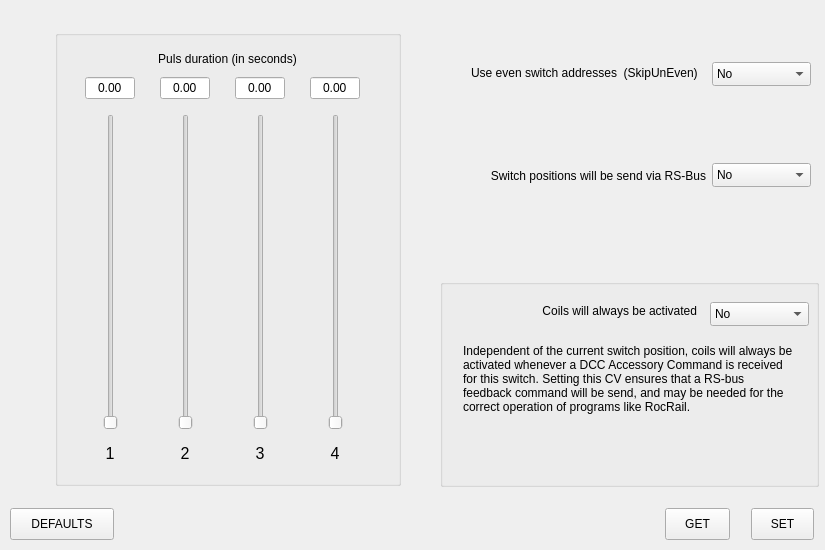
<?xml version='1.0' encoding='UTF-8'?>
<ui version="4.0">
 <class>SwitchTab</class>
 <widget class="QWidget" name="SwitchTab">
  <property name="geometry">
   <rect>
    <x>0</x>
    <y>0</y>
    <width>825</width>
    <height>550</height>
   </rect>
  </property>
  <widget class="QGroupBox" name="groupBox1">
   <property name="geometry">
    <rect>
     <x>55</x>
     <y>30</y>
     <width>346</width>
     <height>456</height>
    </rect>
   </property>
   <widget class="QSlider" name="cv3Slider">
    <property name="geometry">
     <rect>
      <x>44</x>
      <y>84</y>
      <width>24</width>
      <height>316</height>
     </rect>
    </property>
    <property name="orientation">
     <enum>Qt::Vertical</enum>
    </property>
    <property name="minimum">
     <number>0</number>
    </property>
    <property name="maximum">
     <number>255</number>
    </property>
   </widget>
   <widget class="QSlider" name="cv5Slider">
    <property name="geometry">
     <rect>
      <x>194</x>
      <y>84</y>
      <width>24</width>
      <height>316</height>
     </rect>
    </property>
    <property name="orientation">
     <enum>Qt::Vertical</enum>
    </property>
    <property name="minimum">
     <number>0</number>
    </property>
    <property name="maximum">
     <number>255</number>
    </property>
   </widget>
   <widget class="QSlider" name="cv6Slider">
    <property name="geometry">
     <rect>
      <x>269</x>
      <y>84</y>
      <width>24</width>
      <height>316</height>
     </rect>
    </property>
    <property name="orientation">
     <enum>Qt::Vertical</enum>
    </property>
    <property name="minimum">
     <number>0</number>
    </property>
    <property name="maximum">
     <number>255</number>
    </property>
   </widget>
   <widget class="QSlider" name="cv4Slider">
    <property name="geometry">
     <rect>
      <x>119</x>
      <y>84</y>
      <width>24</width>
      <height>316</height>
     </rect>
    </property>
    <property name="orientation">
     <enum>Qt::Vertical</enum>
    </property>
    <property name="minimum">
     <number>0</number>
    </property>
    <property name="maximum">
     <number>255</number>
    </property>
   </widget>
   <widget class="QDoubleSpinBox" name="cv3Text">
    <property name="buttonSymbols">
     <enum>QAbstractSpinBox::NoButtons</enum>
    </property>
    <property name="alignment">
     <set>Qt::AlignCenter</set>
    </property>
    <property name="geometry">
     <rect>
      <x>30</x>
      <y>46</y>
      <width>50</width>
      <height>24</height>
     </rect>
    </property>
    <property name="decimals">
     <number>2</number>
    </property>
    <property name="maximum">
     <double>2.55</double>
    </property>
    <property name="singleStep">
     <double>0.02</double>
    </property>
    <property name="alignment">
     <set>Qt::AlignHCenter|Qt::AlignVCenter</set>
    </property>
   </widget>
   <widget class="QDoubleSpinBox" name="cv4Text">
    <property name="buttonSymbols">
     <enum>QAbstractSpinBox::NoButtons</enum>
    </property>
    <property name="alignment">
     <set>Qt::AlignCenter</set>
    </property>
    <property name="geometry">
     <rect>
      <x>105</x>
      <y>46</y>
      <width>50</width>
      <height>24</height>
     </rect>
    </property>
    <property name="decimals">
     <number>2</number>
    </property>
    <property name="maximum">
     <double>2.55</double>
    </property>
    <property name="singleStep">
     <double>0.02</double>
    </property>
    <property name="alignment">
     <set>Qt::AlignHCenter|Qt::AlignVCenter</set>
    </property>
   </widget>
   <widget class="QDoubleSpinBox" name="cv5Text">
    <property name="buttonSymbols">
     <enum>QAbstractSpinBox::NoButtons</enum>
    </property>
    <property name="alignment">
     <set>Qt::AlignCenter</set>
    </property>
    <property name="geometry">
     <rect>
      <x>180</x>
      <y>46</y>
      <width>50</width>
      <height>24</height>
     </rect>
    </property>
    <property name="decimals">
     <number>2</number>
    </property>
    <property name="maximum">
     <double>2.55</double>
    </property>
    <property name="singleStep">
     <double>0.02</double>
    </property>
    <property name="alignment">
     <set>Qt::AlignHCenter|Qt::AlignVCenter</set>
    </property>
   </widget>
   <widget class="QDoubleSpinBox" name="cv6Text">
    <property name="buttonSymbols">
     <enum>QAbstractSpinBox::NoButtons</enum>
    </property>
    <property name="alignment">
     <set>Qt::AlignCenter</set>
    </property>
    <property name="geometry">
     <rect>
      <x>255</x>
      <y>46</y>
      <width>50</width>
      <height>24</height>
     </rect>
    </property>
    <property name="decimals">
     <number>2</number>
    </property>
    <property name="maximum">
     <double>2.55</double>
    </property>
    <property name="singleStep">
     <double>0.02</double>
    </property>
    <property name="alignment">
     <set>Qt::AlignHCenter|Qt::AlignVCenter</set>
    </property>
   </widget>
   <widget class="QLabel" name="label2">
    <property name="geometry">
     <rect>
      <x>30</x>
      <y>414</y>
      <width>50</width>
      <height>19</height>
     </rect>
    </property>
    <property name="text">
     <string>1</string>
    </property>
    <property name="alignment">
     <set>Qt::AlignHCenter|Qt::AlignVCenter</set>
    </property>
    <property name="font">
     <font>
      <pointsize>12</pointsize>
     </font>
    </property>
   </widget>
   <widget class="QLabel" name="label3">
    <property name="geometry">
     <rect>
      <x>105</x>
      <y>414</y>
      <width>50</width>
      <height>19</height>
     </rect>
    </property>
    <property name="text">
     <string>2</string>
    </property>
    <property name="alignment">
     <set>Qt::AlignHCenter|Qt::AlignVCenter</set>
    </property>
    <property name="font">
     <font>
      <pointsize>12</pointsize>
     </font>
    </property>
   </widget>
   <widget class="QLabel" name="label4">
    <property name="geometry">
     <rect>
      <x>180</x>
      <y>414</y>
      <width>50</width>
      <height>19</height>
     </rect>
    </property>
    <property name="text">
     <string>3</string>
    </property>
    <property name="alignment">
     <set>Qt::AlignHCenter|Qt::AlignVCenter</set>
    </property>
    <property name="font">
     <font>
      <pointsize>12</pointsize>
     </font>
    </property>
   </widget>
   <widget class="QLabel" name="label5">
    <property name="geometry">
     <rect>
      <x>255</x>
      <y>414</y>
      <width>50</width>
      <height>19</height>
     </rect>
    </property>
    <property name="text">
     <string>4</string>
    </property>
    <property name="alignment">
     <set>Qt::AlignHCenter|Qt::AlignVCenter</set>
    </property>
    <property name="font">
     <font>
      <pointsize>12</pointsize>
     </font>
    </property>
   </widget>
   <widget class="QLabel" name="label6">
    <property name="geometry">
     <rect>
      <x>33</x>
      <y>21</y>
      <width>279</width>
      <height>15</height>
     </rect>
    </property>
    <property name="text">
     <string>Puls duration (in seconds)</string>
    </property>
    <property name="alignment">
     <set>Qt::AlignHCenter|Qt::AlignVCenter</set>
    </property>
   </widget>
  </widget>
  <widget class="QPushButton" name="buttonSwitchTabSet">
   <property name="geometry">
    <rect>
     <x>751</x>
     <y>508</y>
     <width>63</width>
     <height>32</height>
    </rect>
   </property>
   <property name="text">
    <string>SET</string>
   </property>
  </widget>
  <widget class="QPushButton" name="buttonSwitchTabDefaults">
   <property name="geometry">
    <rect>
     <x>10</x>
     <y>508</y>
     <width>104</width>
     <height>32</height>
    </rect>
   </property>
   <property name="text">
    <string>DEFAULTS</string>
   </property>
  </widget>
  <widget class="QPushButton" name="buttonSwitchTabGet">
   <property name="geometry">
    <rect>
     <x>665</x>
     <y>508</y>
     <width>65</width>
     <height>32</height>
    </rect>
   </property>
   <property name="text">
    <string>GET</string>
   </property>
  </widget>
  <widget class="CenteredComboBox" name="comboSkipUnEven">
   <property name="geometry">
    <rect>
     <x>712</x>
     <y>62</y>
     <width>99</width>
     <height>24</height>
    </rect>
   </property>
   <item>
    <property name="text">
     <string>No</string>
    </property>
   </item>
   <item>
    <property name="text">
     <string>Yes</string>
    </property>
   </item>
  </widget>
  <widget class="CenteredComboBox" name="comboSendFB">
   <property name="geometry">
    <rect>
     <x>712</x>
     <y>163</y>
     <width>99</width>
     <height>24</height>
    </rect>
   </property>
   <item>
    <property name="text">
     <string>No</string>
    </property>
   </item>
   <item>
    <property name="text">
     <string>Yes</string>
    </property>
   </item>
  </widget>
  <widget class="QLabel" name="label7">
   <property name="geometry">
    <rect>
     <x>410</x>
     <y>65</y>
     <width>291</width>
     <height>16</height>
    </rect>
   </property>
   <property name="text">
    <string>Use even switch addresses  (SkipUnEven) </string>
   </property>
   <property name="alignment">
    <set>Qt::AlignRight|Qt::AlignVCenter</set>
   </property>
  </widget>
  <widget class="QLabel" name="label8">
   <property name="geometry">
    <rect>
     <x>452</x>
     <y>168</y>
     <width>254</width>
     <height>16</height>
    </rect>
   </property>
   <property name="text">
    <string>Switch positions will be send via RS-Bus</string>
   </property>
   <property name="alignment">
    <set>Qt::AlignRight|Qt::AlignVCenter</set>
   </property>
  </widget>
  <widget class="QGroupBox" name="groupBox9">
   <property name="geometry">
    <rect>
     <x>440</x>
     <y>279</y>
     <width>379</width>
     <height>208</height>
    </rect>
   </property>
   <property name="title">
    <string />
   </property>
   <widget class="CenteredComboBox" name="comboAlwaysAct">
    <property name="geometry">
     <rect>
      <x>270</x>
      <y>23</y>
      <width>99</width>
      <height>24</height>
     </rect>
    </property>
    <item>
     <property name="text">
      <string>No</string>
     </property>
    </item>
    <item>
     <property name="text">
      <string>Yes</string>
     </property>
    </item>
   </widget>
   <widget class="QLabel" name="label10">
    <property name="geometry">
     <rect>
      <x>23</x>
      <y>65</y>
      <width>330</width>
      <height>139</height>
     </rect>
    </property>
    <property name="text">
     <string>Independent of the current switch position, coils will always be activated whenever a DCC Accessory Command is received for this switch. Setting this CV ensures that a RS-bus feedback command will be send, and may be needed for the correct operation of programs like RocRail. </string>
    </property>
    <property name="alignment">
     <set>Qt::AlignLeft|Qt::AlignTop</set>
    </property>
    <property name="wordWrap">
     <bool>true</bool>
    </property>
   </widget>
   <widget class="QLabel" name="label11">
    <property name="geometry">
     <rect>
      <x>66</x>
      <y>24</y>
      <width>191</width>
      <height>16</height>
     </rect>
    </property>
    <property name="text">
     <string>Coils will always be activated</string>
    </property>
    <property name="alignment">
     <set>Qt::AlignRight|Qt::AlignVCenter</set>
    </property>
   </widget>
  </widget>
 </widget>
 <customwidgets>
  <customwidget>
   <class>CenteredComboBox</class>
   <extends>QComboBox</extends>
   <header>CenteredComboBox.h</header>
  </customwidget>
 </customwidgets>
 <resources />
 <connections />
</ui>
